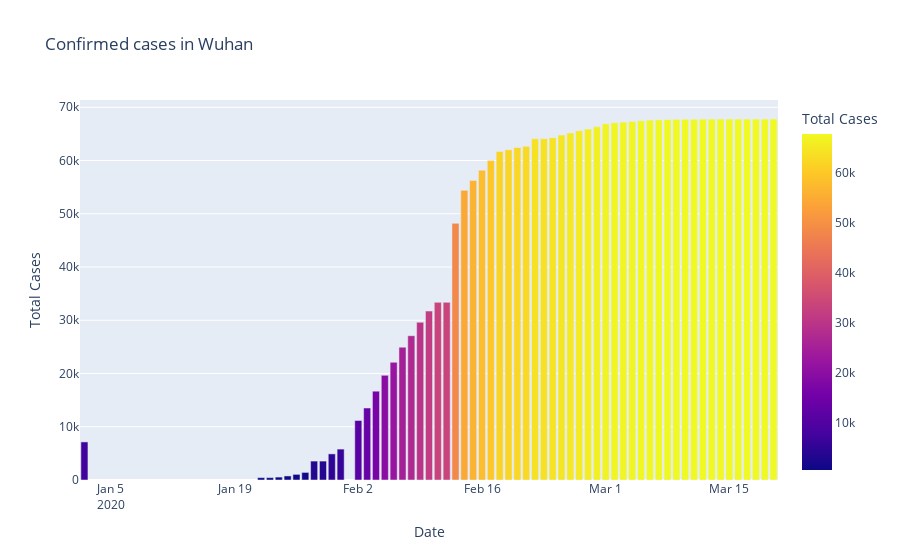

This figure's notebook cell:
### Code cell
fig  = px.bar(dbd_Wuhan,x="Date", y='Total Cases',title = 'Confirmed cases in Wuhan', color= 'Total Cases')
fig.show()
